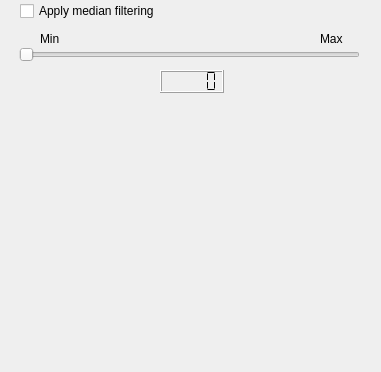
       <widget class="QWidget" name="medianPage">
        <property name="geometry">
         <rect>
          <x>0</x>
          <y>0</y>
          <width>381</width>
          <height>372</height>
         </rect>
        </property>
        <attribute name="label">
         <string>Median filtering</string>
        </attribute>
        <widget class="QSlider" name="medianSlider">
         <property name="geometry">
          <rect>
           <x>19</x>
           <y>40</y>
           <width>341</width>
           <height>29</height>
          </rect>
         </property>
         <property name="maximum">
          <number>25</number>
         </property>
         <property name="singleStep">
          <number>1</number>
         </property>
         <property name="orientation">
          <enum>Qt::Horizontal</enum>
         </property>
         <property name="invertedControls">
          <bool>false</bool>
         </property>
        </widget>
        <widget class="QLabel" name="label_12">
         <property name="geometry">
          <rect>
           <x>40</x>
           <y>30</y>
           <width>31</width>
           <height>17</height>
          </rect>
         </property>
         <property name="text">
          <string>Min</string>
         </property>
        </widget>
        <widget class="QLCDNumber" name="medianBox">
         <property name="geometry">
          <rect>
           <x>160</x>
           <y>70</y>
           <width>64</width>
           <height>23</height>
          </rect>
         </property>
         <property name="segmentStyle">
          <enum>QLCDNumber::Flat</enum>
         </property>
        </widget>
        <widget class="QCheckBox" name="medianCheckBox">
         <property name="geometry">
          <rect>
           <x>20</x>
           <y>0</y>
           <width>321</width>
           <height>22</height>
          </rect>
         </property>
         <property name="text">
          <string>Apply median filtering</string>
         </property>
        </widget>
        <widget class="QLabel" name="label_24">
         <property name="geometry">
          <rect>
           <x>320</x>
           <y>30</y>
           <width>31</width>
           <height>17</height>
          </rect>
         </property>
         <property name="text">
          <string>Max</string>
         </property>
        </widget>
       </widget>
